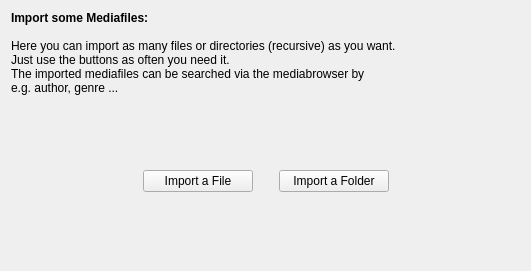
<ui version="4.0" >
 <class>media</class>
 <widget class="QWidget" name="media" >
  <property name="geometry" >
   <rect>
    <x>0</x>
    <y>0</y>
    <width>531</width>
    <height>271</height>
   </rect>
  </property>
  <property name="windowTitle" >
   <string>Form</string>
  </property>
  <layout class="QVBoxLayout" >
   <item>
    <widget class="QLabel" name="label" >
     <property name="sizePolicy" >
      <sizepolicy vsizetype="Expanding" hsizetype="Expanding" >
       <horstretch>0</horstretch>
       <verstretch>0</verstretch>
      </sizepolicy>
     </property>
     <property name="font" >
      <font>
       <pointsize>9</pointsize>
      </font>
     </property>
     <property name="text" >
      <string>&lt;b>Import some Mediafiles:&lt;/b>&lt;br />&lt;br />Here you can import as many files or directories (recursive) as you want.&lt;br />Just use the buttons as often you need it.&lt;br />The imported mediafiles can be searched via the mediabrowser by&lt;br />e.g. author, genre ...</string>
     </property>
     <property name="alignment" >
      <set>Qt::AlignLeading|Qt::AlignLeft|Qt::AlignTop</set>
     </property>
    </widget>
   </item>
   <item>
    <spacer>
     <property name="orientation" >
      <enum>Qt::Vertical</enum>
     </property>
     <property name="sizeHint" >
      <size>
       <width>20</width>
       <height>40</height>
      </size>
     </property>
    </spacer>
   </item>
   <item>
    <layout class="QHBoxLayout" >
     <property name="spacing" >
      <number>6</number>
     </property>
     <item>
      <spacer>
       <property name="orientation" >
        <enum>Qt::Horizontal</enum>
       </property>
       <property name="sizeHint" >
        <size>
         <width>40</width>
         <height>20</height>
        </size>
       </property>
      </spacer>
     </item>
     <item>
      <widget class="QPushButton" name="importFile" >
       <property name="minimumSize" >
        <size>
         <width>110</width>
         <height>0</height>
        </size>
       </property>
       <property name="text" >
        <string>Import a File</string>
       </property>
      </widget>
     </item>
     <item>
      <spacer>
       <property name="orientation" >
        <enum>Qt::Horizontal</enum>
       </property>
       <property name="sizeType" >
        <enum>QSizePolicy::Fixed</enum>
       </property>
       <property name="sizeHint" >
        <size>
         <width>20</width>
         <height>20</height>
        </size>
       </property>
      </spacer>
     </item>
     <item>
      <widget class="QPushButton" name="importFolder" >
       <property name="minimumSize" >
        <size>
         <width>110</width>
         <height>0</height>
        </size>
       </property>
       <property name="text" >
        <string>Import a Folder</string>
       </property>
      </widget>
     </item>
     <item>
      <spacer>
       <property name="orientation" >
        <enum>Qt::Horizontal</enum>
       </property>
       <property name="sizeHint" >
        <size>
         <width>40</width>
         <height>20</height>
        </size>
       </property>
      </spacer>
     </item>
    </layout>
   </item>
   <item>
    <spacer>
     <property name="orientation" >
      <enum>Qt::Vertical</enum>
     </property>
     <property name="sizeHint" >
      <size>
       <width>20</width>
       <height>40</height>
      </size>
     </property>
    </spacer>
   </item>
  </layout>
 </widget>
 <resources/>
 <connections/>
</ui>
